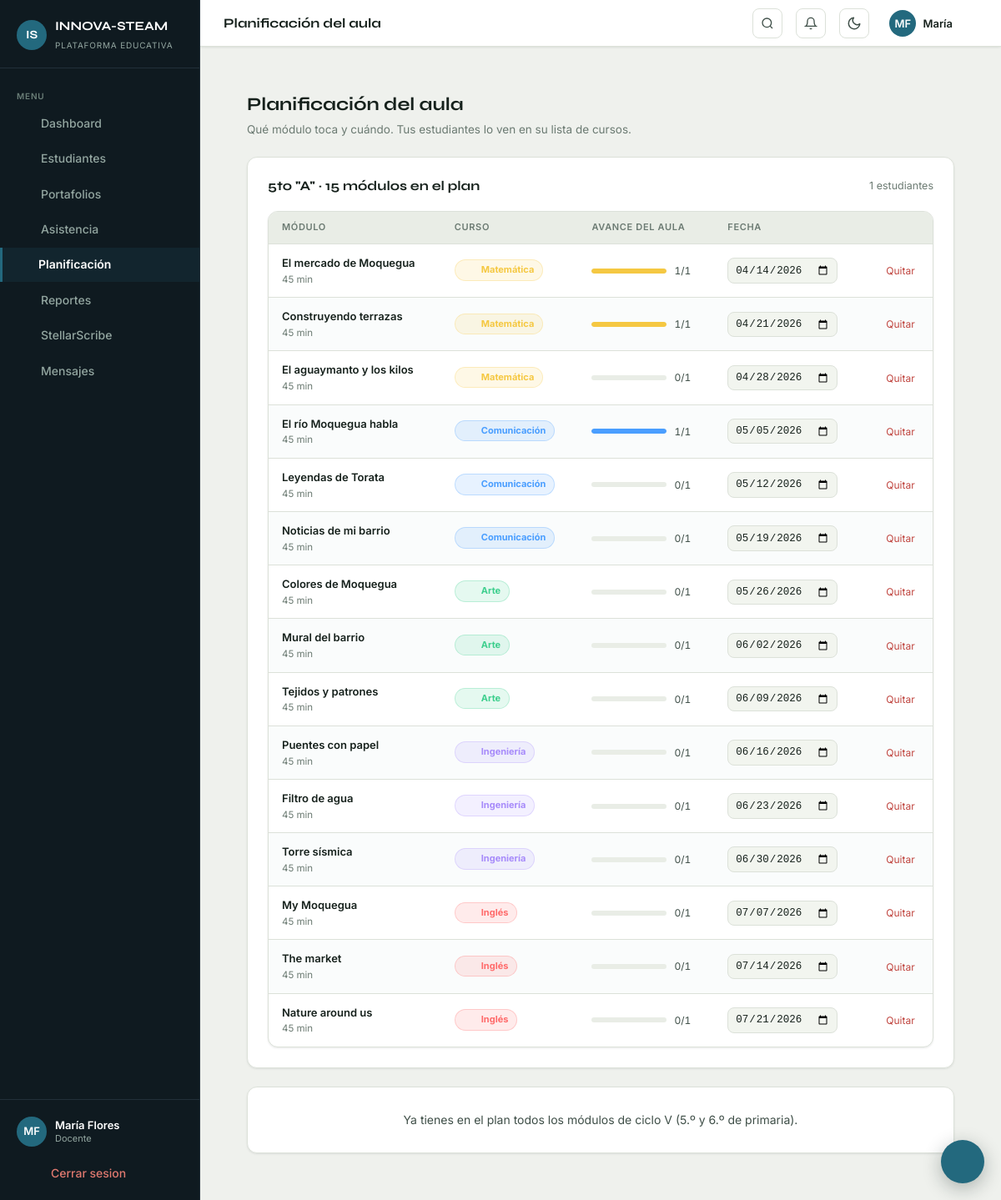
The page /docente/planificacion.php (signed in) on the database as committed earlier.
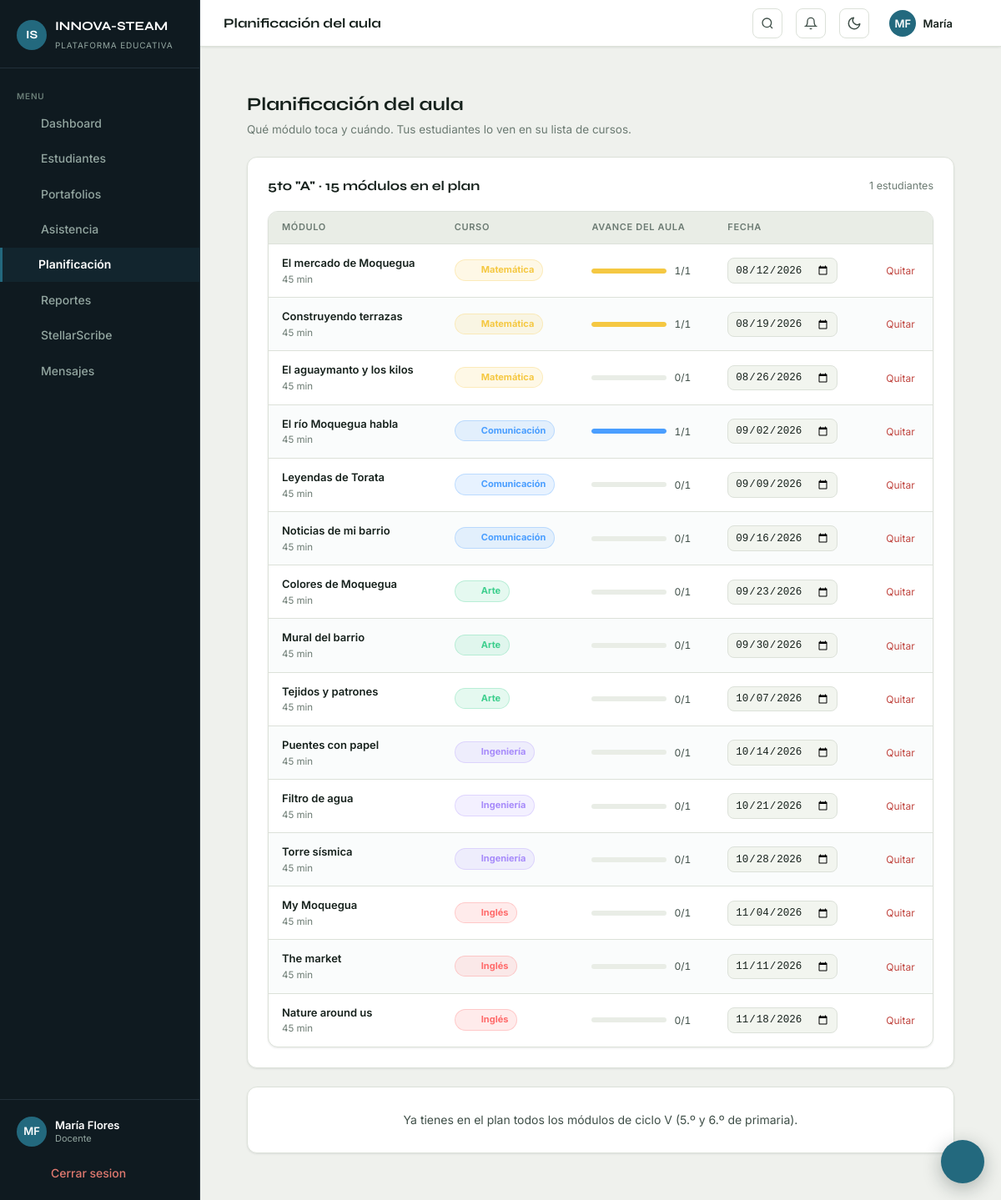
The same page on the database as committed later.
### tables this page shows
CREATE TABLE aula_modulos (
  aula_id           INT UNSIGNED NOT NULL,
  modulo_id         INT UNSIGNED NOT NULL,
  fecha_planificada DATE,
  asignado_por      INT UNSIGNED,
  PRIMARY KEY (aula_id, modulo_id),
  CONSTRAINT fk_am_aula         FOREIGN KEY (aula_id)      REFERENCES aulas(id)    ON DELETE CASCADE,
  CONSTRAINT fk_am_modulo       FOREIGN KEY (modulo_id)    REFERENCES modulos(id)  ON DELETE CASCADE,
  CONSTRAINT fk_am_asignado_por FOREIGN KEY (asignado_por) REFERENCES usuarios(id) ON DELETE SET NULL
);

CREATE TABLE modulos (
  id                  INT UNSIGNED AUTO_INCREMENT PRIMARY KEY,
  curso_id            INT UNSIGNED NOT NULL,
  titulo              VARCHAR(200) NOT NULL,
  descripcion         TEXT,
  grado_ciclo         ENUM('ciclo_v','ambos') NOT NULL DEFAULT 'ciclo_v',
  minutos_estimados   INT          NOT NULL DEFAULT 45,
  orden               INT          NOT NULL DEFAULT 0,
  activo              TINYINT(1)   NOT NULL DEFAULT 1,
  created_at          TIMESTAMP    NOT NULL DEFAULT CURRENT_TIMESTAMP,
  CONSTRAINT fk_modulos_curso FOREIGN KEY (curso_id) REFERENCES cursos(id) ON DELETE CASCADE
);

CREATE TABLE cursos (
  id                  INT UNSIGNED AUTO_INCREMENT PRIMARY KEY,
  nombre              VARCHAR(100) NOT NULL,
  slug                VARCHAR(80)  NOT NULL UNIQUE,
  color_hex           VARCHAR(10),
  icono               VARCHAR(30),
  descripcion         TEXT,
  competencias_cneb   TEXT,
  activo              TINYINT(1)   NOT NULL DEFAULT 1
);

### includes/config.php (called while the page is built, shortened)
<?php
function getDB(): PDO
{
    static $pdo = null;
    if ($pdo === null) {
        try {
            $pdo = new PDO(
                'mysql:host=' . DB_HOST . ';dbname=' . DB_NAME . ';charset=utf8mb4',
                DB_USER,
                DB_PASS,
                [
                    PDO::ATTR_ERRMODE            => PDO::ERRMODE_EXCEPTION,
                    PDO::ATTR_DEFAULT_FETCH_MODE => PDO::FETCH_ASSOC,
                    PDO::ATTR_EMULATE_PREPARES   => false,
                ]
            );
        } catch (PDOException $e) {
            die('<div style="font-family:monospace;padding:20px;background:#1a0000;color:#ff6b6b;border:1px solid #ff6b6b;border-radius:8px;margin:20px">
                <strong>Error de base de datos:</strong><br>' . htmlspecialchars($e->getMessage()) . '
                <p style="color:#94a3b8;font-size:12px">Verifica que XAMPP esté corriendo y que la base de datos <code>innovasteam</code> exista.</p>
            </div>');
        }
    }
    return $pdo;
}
function currentUserId(): int
{
    return (int)($_SESSION['user_id'] ?? 0);
}
function sanitize(string $val): string
{
    return htmlspecialchars(trim($val), ENT_QUOTES, 'UTF-8');
}

### docente/planificacion.php (the view, shortened to what the changed rows need)
<?php
require_once __DIR__ . '/../includes/config.php';
require_once __DIR__ . '/../includes/functions.php';
$pdo      = getDB();
$docente  = currentUserId();
$aulas    = getAulasByDocente($docente);
$aulaId   = (int)($_GET['aula_id'] ?? 0);
if (!$aulaId && $aulas) $aulaId = (int)$aulas[0]['id'];
$aula = null;
foreach ($aulas as $a) {
    if ((int)$a['id'] === $aulaId) { $aula = $a; break; }
}
$plan = [];
if ($aulaId) {
    $st = $pdo->prepare(
        'SELECT am.modulo_id, am.fecha_planificada,
                m.titulo, m.minutos_estimados,
                c.nombre AS curso, c.color_hex, c.icono,
                COUNT(DISTINCT CASE WHEN pe.completado = 1 THEN pe.estudiante_id END) AS completados
           FROM aula_modulos am
           JOIN modulos m ON m.id = am.modulo_id
           JOIN cursos  c ON c.id = m.curso_id
      LEFT JOIN estudiante_aula ea ON ea.aula_id = am.aula_id
      LEFT JOIN progreso_estudiante pe
                 ON pe.modulo_id = am.modulo_id AND pe.estudiante_id = ea.estudiante_id
          WHERE am.aula_id = ?
       GROUP BY am.modulo_id, am.fecha_planificada, m.titulo, m.minutos_estimados,
                c.nombre, c.color_hex, c.icono
       ORDER BY am.fecha_planificada IS NULL, am.fecha_planificada, c.id'
    );
    $st->execute([$aulaId]);
    $plan = $st->fetchAll();
}
$totalEst = 0;
if ($aulaId) {
    $st = $pdo->prepare('SELECT COUNT(*) FROM estudiante_aula WHERE aula_id = ?');
    $st->execute([$aulaId]);
    $totalEst = (int)$st->fetchColumn();
}
require_once __DIR__ . '/../includes/header.php';
$cmp = 'background:var(--bg-elevated);border:1px solid var(--bg-border);color:var(--text-primary);border-radius:8px;padding:9px 11px;font-size:13px';
?>
<div class="page-content">
  <div style="display:flex;align-items:flex-end;justify-content:space-between;gap:16px;flex-wrap:wrap;margin-bottom:22px">
    <div>
      <h1 style="font-family:'Syne',sans-serif;font-size:22px;font-weight:700;color:var(--text-primary);margin-bottom:4px">Planificación del aula</h1>
    </div>
  </div>
  <?php if (!$aulaId): ?>
    <div class="empty-state">
      <div class="empty-icon"><i data-lucide="calendar" style="width:40px;height:40px;opacity:.4"></i></div>
      <p class="empty-state-title">Todavía no tienes aulas</p>
      <p class="empty-state-desc">Cuando la dirección del colegio te asigne un aula, podrás planificarla aquí.</p>
    </div>
  <?php else: ?>
  <div class="card" style="margin-bottom:22px">
    <div class="card-header">
      <h2 class="card-title"><?= sanitize(aulaLabel($aula)) ?> · <?= count($plan) ?> módulos en el plan</h2>
    </div>
    <?php if (!$plan): ?>
      <div style="padding:32px;text-align:center;color:var(--text-secondary);font-size:14px">
        El aula no tiene plan todavía. Marca abajo los módulos del trimestre.
      </div>
    <?php else: ?>
    <div class="table-wrapper">
      <table>
        <thead>
          <tr><th>Módulo</th><th>Curso</th><th>Avance del aula</th><th style="width:190px">Fecha</th><th></th></tr>
        </thead>
        <tbody>
          <?php foreach ($plan as $p):
            $comp = (int)$p['completados'];
            $pct  = $totalEst > 0 ? (int)round($comp / $totalEst * 100) : 0;
          ?>
          <tr>
            <td style="font-weight:600">
              <?= sanitize($p['titulo']) ?>
              <div style="font-size:11.5px;color:var(--text-muted);font-weight:400"><?= (int)$p['minutos_estimados'] ?> min</div>
            </td>
            <td>
              <span class="chip-curso" style="background:<?= sanitize($p['color_hex']) ?>22;color:<?= sanitize($p['color_hex']) ?>;border:1px solid <?= sanitize($p['color_hex']) ?>44">
                <?= iconoCurso($p['icono']) ?> <?= sanitize($p['curso']) ?>
              </span>
            </td>
            <td>
              <div style="display:flex;align-items:center;gap:9px">
                <div class="progress-track" style="width:90px">
                  <div class="progress-fill" style="width:<?= $pct ?>%;background:<?= sanitize($p['color_hex']) ?>"></div>
                </div>
                <span style="font-size:12px;color:var(--text-secondary);font-variant-numeric:tabular-nums"><?= $comp ?>/<?= $totalEst ?></span>
              </div>
            </td>
            <td>
              <form method="POST" data-no-loading style="display:flex;gap:6px;align-items:center">
                <input id="f<?= (int)$p['modulo_id'] ?>" type="date" name="fecha_planificada"
                       value="<?= sanitize((string)($p['fecha_planificada'] ?? '')) ?>"
                       style="<?= $cmp ?>;padding:6px 8px;font-size:12.5px">
                <button type="submit" style="background:none;border:none;padding:4px;cursor:pointer;color:var(--accent)" title="Guardar la fecha" aria-label="Guardar la fecha">
                </button>
              </form>
            </td>
            <td>
              <form method="POST" data-no-loading style="display:inline"
                    onsubmit="return confirm('¿Quitar «<?= sanitize($p['titulo']) ?>» del plan?')">
                <button type="submit" style="background:none;border:none;padding:0;cursor:pointer;color:var(--danger);font-size:12px;font-family:inherit">Quitar</button>
              </form>
            </td>
          </tr>
          <?php endforeach; ?>
        </tbody>
      </table>
    </div>
    <?php endif; ?>
  </div>
  <?php endif; ?>
</div>
<?php require_once __DIR__ . '/../includes/footer.php'; ?>

Rows that differ between the two databases and show on the page:
changed aula_modulos "El mercado de Moquegua": fecha_planificada "04/14/2026" → "08/12/2026"
changed aula_modulos "Construyendo terrazas": fecha_planificada "04/21/2026" → "08/19/2026"
changed aula_modulos "El aguaymanto y los kilos": fecha_planificada "04/28/2026" → "08/26/2026"
changed aula_modulos "El río Moquegua habla": fecha_planificada "05/05/2026" → "09/02/2026"
changed aula_modulos "Leyendas de Torata": fecha_planificada "05/12/2026" → "09/09/2026"
changed aula_modulos "Noticias de mi barrio": fecha_planificada "05/19/2026" → "09/16/2026"
changed aula_modulos "Colores de Moquegua": fecha_planificada "05/26/2026" → "09/23/2026"
changed aula_modulos "Mural del barrio": fecha_planificada "06/02/2026" → "09/30/2026"
changed aula_modulos "Tejidos y patrones": fecha_planificada "06/09/2026" → "10/07/2026"
changed aula_modulos "Puentes con papel": fecha_planificada "06/16/2026" → "10/14/2026"
changed aula_modulos "Filtro de agua": fecha_planificada "06/23/2026" → "10/21/2026"
changed aula_modulos "Torre sísmica": fecha_planificada "06/30/2026" → "10/28/2026"
changed aula_modulos "My Moquegua": fecha_planificada "07/07/2026" → "11/04/2026"
changed aula_modulos "The market": fecha_planificada "07/14/2026" → "11/11/2026"
changed aula_modulos "Nature around us": fecha_planificada "07/21/2026" → "11/18/2026"
